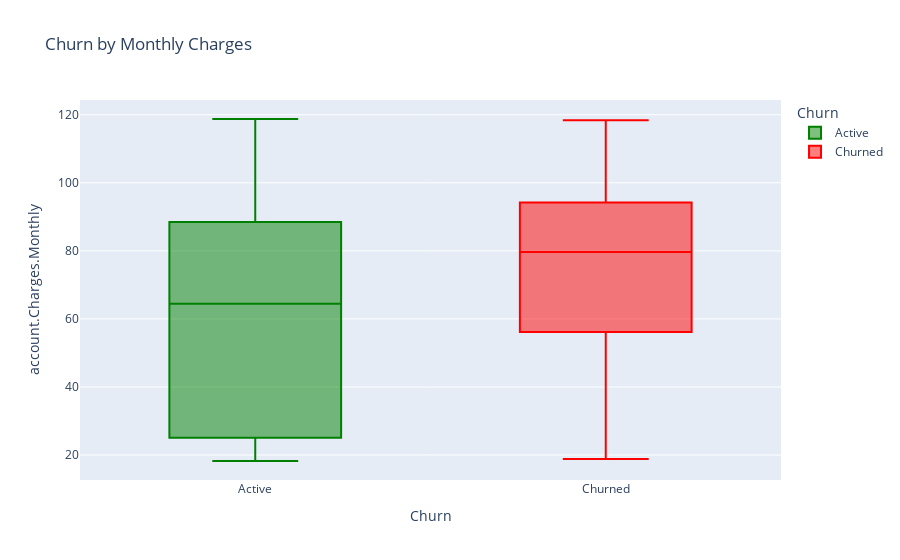

Notebook source saved alongside this figure:
### Code cell
px.box(data_norm, x = 'Churn', y = 'account.Charges.Monthly', color = 'Churn', color_discrete_sequence=['green', 'red'], title = 'Churn by Monthly Charges')

### Figure 1 — Plotly figure (JSON) as saved in the notebook; plotly's stock layout.template omitted (floating-point values rounded to 4 significant figures; data arrays with more than 128 entries replaced by an {"elided": "..."} marker saying what was removed)
{"data": [{"alignmentgroup": "True", "hovertemplate": "Churn=%{x}<br>account.Charges.Monthly=%{y}<extra></extra>", "legendgroup": "Active", "marker": {"color": "green"}, "name": "Active", "notched": false, "offsetgroup": "Active", "orientation": "v", "showlegend": true, "type": "box", "x": {"elided": "5163 str values"}, "x0": " ", "xaxis": "x", "y": {"elided": "5163 float values"}, "y0": " ", "yaxis": "y"}, {"alignmentgroup": "True", "hovertemplate": "Churn=%{x}<br>account.Charges.Monthly=%{y}<extra></extra>", "legendgroup": "Churned", "marker": {"color": "red"}, "name": "Churned", "notched": false, "offsetgroup": "Churned", "orientation": "v", "showlegend": true, "type": "box", "x": {"elided": "1869 str values"}, "x0": " ", "xaxis": "x", "y": {"elided": "1869 float values"}, "y0": " ", "yaxis": "y"}], "layout": {"boxmode": "overlay", "legend": {"title": {"text": "Churn"}, "tracegroupgap": 0}, "title": {"text": "Churn by Monthly Charges"}, "xaxis": {"anchor": "y", "categoryarray": ["Active", "Churned"], "categoryorder": "array", "domain": [0, 1], "title": {"text": "Churn"}}, "yaxis": {"anchor": "x", "domain": [0, 1], "title": {"text": "account.Charges.Monthly"}}}}
